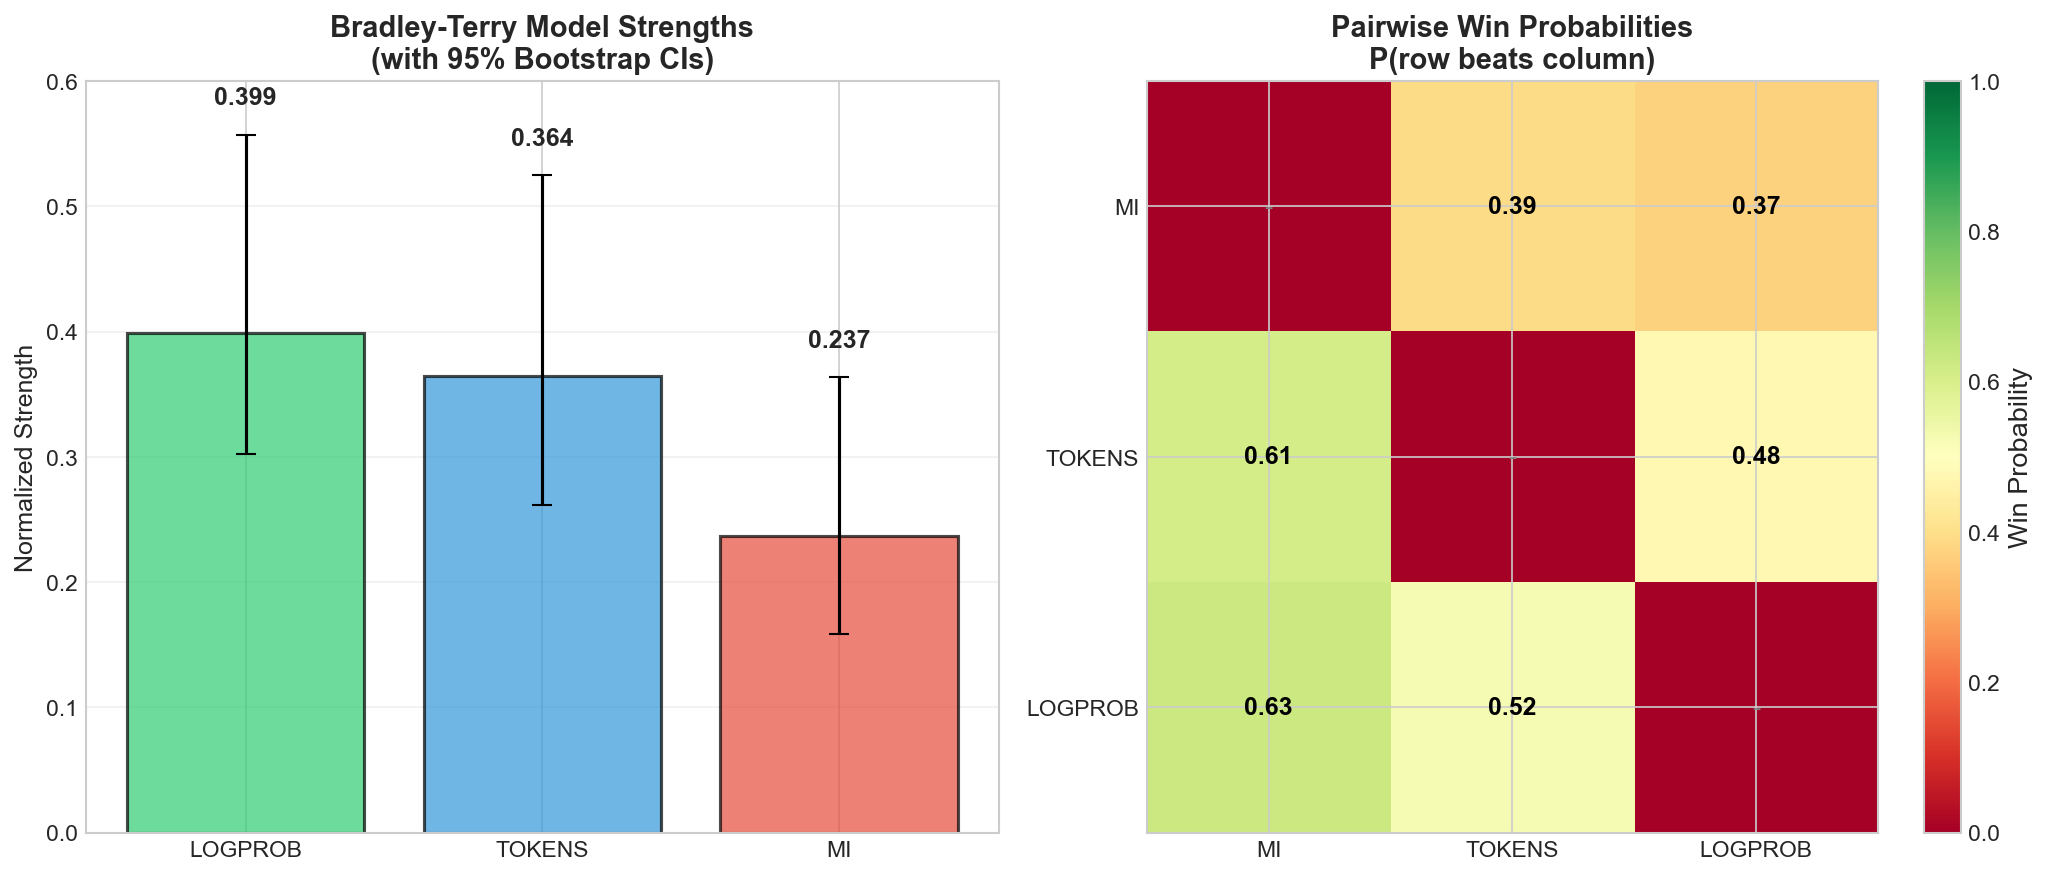

The Python source for this figure:
import pandas as pd
import numpy as np
from scipy.optimize import minimize, approx_fprime
from scipy import stats
import matplotlib.pyplot as plt
from tqdm import tqdm
import warnings
warnings.filterwarnings('ignore')

# Set publication style
plt.style.use('seaborn-v0_8-whitegrid')
plt.rcParams['font.size'] = 12
plt.rcParams['axes.labelsize'] = 13
plt.rcParams['axes.titlesize'] = 14
plt.rcParams['xtick.labelsize'] = 11
plt.rcParams['ytick.labelsize'] = 11
plt.rcParams['legend.fontsize'] = 11

# Load data directly from results.csv
assignments_df = pd.read_csv('user_study_final_shuffled_assignments.csv')
results_df = pd.read_csv('results.csv')

print("Processing results.csv directly...")
print(f"Found {len(results_df)} participants")

# Transform results from wide to long format
response_cols = []
for i in range(10):
    base = 7 + i * 4  # Starting position for each set of response columns
    response_cols.append({
        'tuple_id_col': base,
        'pair_id_col': base + 1,
        'choice_col': base + 2,
        'reason_col': base + 3
    })

# Create long format dataframe
long_results = []
for _, row in results_df.iterrows():
    user_id = row['UserID']

    for i, cols in enumerate(response_cols):
        tuple_id = row.iloc[cols['tuple_id_col']-1] if pd.notna(row.iloc[cols['tuple_id_col']-1]) else None
        if tuple_id is None or tuple_id == '':
            continue

        long_results.append({
            'UserID': user_id,
            'Position': i + 1,
            'TupleID': int(tuple_id) if not pd.isna(float(tuple_id)) else None,
            'Choice': row.iloc[cols['choice_col']-1],
            'Reason': row.iloc[cols['reason_col']-1]
        })

long_results_df = pd.DataFrame(long_results)

# Merge with assignments to get swap info and pair type
merged_df = pd.merge(
    long_results_df,
    assignments_df[['User ID', 'Position', 'Tuple Index', 'Tuple Name', 'Cluster',
                    'Pair Type', 'Original V1 Metric', 'Original V2 Metric', 'Swapped']],
    left_on=['UserID', 'Position'],
    right_on=['User ID', 'Position'],
    how='inner'
)

# Adjust choices based on swap flag
def get_actual_choice(row):
    """Convert V1/V2 choice to actual metric chosen, accounting for swaps"""
    if pd.isna(row['Choice']) or row['Choice'] == 'EG':
        return row['Choice']

    if row['Swapped'] == 'Yes':
        # If swapped, V1 shown was actually original V2
        if row['Choice'] == 'V1':
            return row['Original V2 Metric']
        elif row['Choice'] == 'V2':
            return row['Original V1 Metric']
    else:
        # Not swapped
        if row['Choice'] == 'V1':
            return row['Original V1 Metric']
        elif row['Choice'] == 'V2':
            return row['Original V2 Metric']

    return row['Choice']

merged_df['Actual_Choice'] = merged_df.apply(get_actual_choice, axis=1)

print(f"Total comparisons: {len(merged_df)}")
print(f"Comparisons excluding EG: {len(merged_df[merged_df['Actual_Choice'] != 'EG'])}")

def fit_bradley_terry_once(comparisons_df):
    """
    Fit Bradley-Terry model to pairwise comparison data (single fit).
    Returns parameters in original scale and normalized scale.
    """

    # Get unique metrics
    metrics = ['mi', 'tokens', 'logprob']
    n_metrics = len(metrics)
    metric_to_idx = {m: i for i, m in enumerate(metrics)}

    # Build comparison matrix
    wins = np.zeros((n_metrics, n_metrics))
    totals = np.zeros((n_metrics, n_metrics))

    for _, row in comparisons_df.iterrows():
        if row['Actual_Choice'] in ['EG', None] or pd.isna(row['Actual_Choice']):
            continue

        m1 = row['Original V1 Metric']
        m2 = row['Original V2 Metric']
        choice = row['Actual_Choice']

        if m1 not in metric_to_idx or m2 not in metric_to_idx:
            continue

        idx1 = metric_to_idx[m1]
        idx2 = metric_to_idx[m2]

        if choice == m1:
            wins[idx1][idx2] += 1
        elif choice == m2:
            wins[idx2][idx1] += 1

        totals[idx1][idx2] += 1
        totals[idx2][idx1] += 1

    # Maximum likelihood estimation
    def neg_log_likelihood(log_params):
        params = np.exp(np.concatenate([[0], log_params]))  # MI = reference
        ll = 0

        for i in range(n_metrics):
            for j in range(i+1, n_metrics):
                if totals[i][j] > 0:
                    p_ij = params[i] / (params[i] + params[j])

                    if wins[i][j] > 0:
                        ll += wins[i][j] * np.log(p_ij + 1e-10)
                    if wins[j][i] > 0:
                        ll += wins[j][i] * np.log(1 - p_ij + 1e-10)

        return -ll

    # Optimize
    init_params = np.zeros(n_metrics - 1)
    result = minimize(neg_log_likelihood, init_params, method='BFGS')

    # Get parameters
    log_params = np.concatenate([[0], result.x])
    params = np.exp(log_params)
    params_normalized = params / params.sum()

    return {
        'params': params,
        'params_normalized': params_normalized,
        'log_params': log_params,
        'metrics': metrics,
        'wins': wins,
        'totals': totals
    }

def bootstrap_bradley_terry(comparisons_df, n_bootstrap=1000, confidence=0.95):
    """
    Perform bootstrap estimation of Bradley-Terry parameters.
    """

    print(f"\nRunning bootstrap with {n_bootstrap} iterations...")

    # Fit original model
    original_fit = fit_bradley_terry_once(comparisons_df)

    # Store bootstrap results
    bootstrap_params = []
    bootstrap_params_norm = []
    bootstrap_log_params = []

    # Get unique comparison IDs for resampling
    comparison_ids = comparisons_df.index.values

    # Bootstrap iterations
    for _ in tqdm(range(n_bootstrap)):
        # Resample with replacement
        bootstrap_indices = np.random.choice(comparison_ids, size=len(comparison_ids), replace=True)
        bootstrap_df = comparisons_df.loc[bootstrap_indices]

        try:
            boot_fit = fit_bradley_terry_once(bootstrap_df)
            bootstrap_params.append(boot_fit['params'])
            bootstrap_params_norm.append(boot_fit['params_normalized'])
            bootstrap_log_params.append(boot_fit['log_params'])
        except:
            continue

    print(f"Bootstrap completed: {len(bootstrap_params)}/{n_bootstrap} successful iterations")

    # Calculate confidence intervals
    alpha = 1 - confidence
    lower_percentile = (alpha/2) * 100
    upper_percentile = (100 - alpha/2)

    bootstrap_params_array = np.array(bootstrap_params)
    bootstrap_params_norm_array = np.array(bootstrap_params_norm)
    bootstrap_log_params_array = np.array(bootstrap_log_params)

    # Bootstrap CIs for normalized parameters
    bootstrap_cis_norm = {}
    for i, metric in enumerate(original_fit['metrics']):
        bootstrap_cis_norm[metric] = {
            'estimate': original_fit['params_normalized'][i],
            'ci_low': np.percentile(bootstrap_params_norm_array[:, i], lower_percentile),
            'ci_high': np.percentile(bootstrap_params_norm_array[:, i], upper_percentile),
            'se': np.std(bootstrap_params_norm_array[:, i])
        }

    # Bootstrap CIs for relative parameters (compared to MI)
    bootstrap_cis_relative = {}
    for i, metric in enumerate(original_fit['metrics']):
        bootstrap_cis_relative[metric] = {
            'estimate': original_fit['params'][i],
            'ci_low': np.percentile(bootstrap_params_array[:, i], lower_percentile),
            'ci_high': np.percentile(bootstrap_params_array[:, i], upper_percentile),
            'se': np.std(bootstrap_params_array[:, i])
        }

    return {
        'original_fit': original_fit,
        'bootstrap_cis_norm': bootstrap_cis_norm,
        'bootstrap_cis_relative': bootstrap_cis_relative,
        'n_bootstrap': len(bootstrap_params)
    }

# Run the analysis
results = bootstrap_bradley_terry(merged_df, n_bootstrap=1000)

# Display results
print("\n" + "="*60)
print("Bradley-Terry Model with Bootstrap Confidence Intervals")
print("="*60)

print("\n1. Parameter Estimates with Bootstrap CIs:")
print("-"*50)

# Sort by strength
sorted_metrics = sorted(results['bootstrap_cis_norm'].items(),
                       key=lambda x: x[1]['estimate'], reverse=True)

print("\nNormalized Strengths (Bootstrap 95% CI):")
for metric, ci_data in sorted_metrics:
    print(f"{metric:8s}: {ci_data['estimate']:.3f} [{ci_data['ci_low']:.3f}, {ci_data['ci_high']:.3f}]  SE={ci_data['se']:.3f}")

print("\n2. Relative Strengths (compared to MI):")
print("-"*50)
for metric in ['logprob', 'tokens']:
    ci_data = results['bootstrap_cis_relative'][metric]
    ratio = ci_data['estimate']
    ratio_low = ci_data['ci_low']
    ratio_high = ci_data['ci_high']
    print(f"{metric:8s} is {ratio:.2f}x stronger than MI  [95% CI: {ratio_low:.2f}x - {ratio_high:.2f}x]")

# Compute pairwise win probabilities
print("\n3. Pairwise Win Probabilities:")
print("-"*50)
metrics = results['original_fit']['metrics']
params = results['original_fit']['params']
n_metrics = len(metrics)

print("P(row beats column):")
print(f"{'':10s}", end='')
for m in metrics:
    print(f"{m:8s}", end='')
print()

for i, m1 in enumerate(metrics):
    print(f"{m1:10s}", end='')
    for j, m2 in enumerate(metrics):
        if i == j:
            print(f"{'---':8s}", end='')
        else:
            p_ij = params[i] / (params[i] + params[j])
            print(f"{p_ij:8.3f}", end='')
    print()

# Show actual win counts
print("\n4. Observed Win Counts:")
print("-"*50)
wins = results['original_fit']['wins']
totals = results['original_fit']['totals']

for i in range(n_metrics):
    for j in range(i+1, n_metrics):
        if totals[i][j] > 0:
            print(f"{metrics[i]} vs {metrics[j]}:")
            print(f"  {metrics[i]} wins: {int(wins[i][j])}/{int(totals[i][j])} ({100*wins[i][j]/totals[i][j]:.1f}%)")
            print(f"  {metrics[j]} wins: {int(wins[j][i])}/{int(totals[j][i])} ({100*wins[j][i]/totals[j][i]:.1f}%)")

# Create original visualization
fig, (ax1, ax2) = plt.subplots(1, 2, figsize=(14, 6))

# Plot 1: Strengths with CIs
x_pos = np.arange(len(sorted_metrics))
strengths = [s[1]['estimate'] for s in sorted_metrics]
errors = [[s[1]['estimate'] - s[1]['ci_low'] for s in sorted_metrics],
          [s[1]['ci_high'] - s[1]['estimate'] for s in sorted_metrics]]
metric_names = [s[0].upper() for s in sorted_metrics]

colors = {'mi': '#E74C3C', 'tokens': '#3498DB', 'logprob': '#2ECC71'}
bar_colors = [colors[s[0]] for s in sorted_metrics]

ax1.bar(x_pos, strengths, yerr=errors, capsize=5,
        color=bar_colors, alpha=0.7, edgecolor='black', linewidth=1.5)
ax1.set_ylabel('Normalized Strength', fontsize=12)
ax1.set_title('Bradley-Terry Model Strengths\n(with 95% Bootstrap CIs)', fontsize=14, fontweight='bold')
ax1.set_xticks(x_pos)
ax1.set_xticklabels(metric_names)
ax1.set_ylim(0, 0.6)
ax1.grid(True, alpha=0.3, axis='y')

# Add value labels on bars
for i, (strength, name) in enumerate(zip(strengths, metric_names)):
    ax1.text(i, strength + errors[1][i] + 0.02, f'{strength:.3f}',
             ha='center', va='bottom', fontweight='bold')

# Plot 2: Pairwise win probabilities
win_matrix = np.zeros((n_metrics, n_metrics))
for i in range(n_metrics):
    for j in range(n_metrics):
        if i != j:
            win_matrix[i][j] = params[i] / (params[i] + params[j])

im = ax2.imshow(win_matrix, cmap='RdYlGn', vmin=0, vmax=1, aspect='auto')
ax2.set_xticks(range(n_metrics))
ax2.set_yticks(range(n_metrics))
ax2.set_xticklabels([m.upper() for m in metrics])
ax2.set_yticklabels([m.upper() for m in metrics])
ax2.set_title('Pairwise Win Probabilities\nP(row beats column)', fontsize=14, fontweight='bold')

# Add text annotations
for i in range(n_metrics):
    for j in range(n_metrics):
        if i != j:
            text = ax2.text(j, i, f'{win_matrix[i][j]:.2f}',
                          ha="center", va="center", color="black", fontweight='bold')
        else:
            text = ax2.text(j, i, '-', ha="center", va="center", color="gray")

plt.colorbar(im, ax=ax2, label='Win Probability')
plt.tight_layout()
plt.savefig('bradley_terry_from_results.png', dpi=150, bbox_inches='tight')
print("\nVisualization saved to: bradley_terry_from_results.png")

# Save results to CSV
results_df = pd.DataFrame([
    {
        'metric': metric,
        'normalized_strength': ci_data['estimate'],
        'ci_low': ci_data['ci_low'],
        'ci_high': ci_data['ci_high'],
        'se': ci_data['se']
    }
    for metric, ci_data in results['bootstrap_cis_norm'].items()
])
results_df = results_df.sort_values('normalized_strength', ascending=False)
results_df.to_csv('bradley_terry_results_direct.csv', index=False)

print("\nResults saved to: bradley_terry_results_direct.csv")

# Function to fit Bradley-Terry with CI using Hessian
def fit_bradley_terry_with_ci(comparisons_df):
    """Fit Bradley-Terry model and compute CIs using Hessian"""
    metrics = ['mi', 'tokens', 'logprob']
    n_metrics = len(metrics)
    metric_to_idx = {m: i for i, m in enumerate(metrics)}

    wins = np.zeros((n_metrics, n_metrics))
    totals = np.zeros((n_metrics, n_metrics))

    for _, row in comparisons_df.iterrows():
        if row['Actual_Choice'] in ['EG', None] or pd.isna(row['Actual_Choice']):
            continue

        m1 = row['Original V1 Metric']
        m2 = row['Original V2 Metric']
        choice = row['Actual_Choice']

        idx1 = metric_to_idx.get(m1)
        idx2 = metric_to_idx.get(m2)

        if idx1 is None or idx2 is None:
            continue

        if choice == m1:
            wins[idx1][idx2] += 1
        elif choice == m2:
            wins[idx2][idx1] += 1

        totals[idx1][idx2] += 1
        totals[idx2][idx1] += 1

    def neg_log_likelihood(log_params):
        params = np.exp(np.concatenate([[0], log_params]))
        ll = 0

        for i in range(n_metrics):
            for j in range(i+1, n_metrics):
                if totals[i][j] > 0:
                    p_ij = params[i] / (params[i] + params[j])

                    if wins[i][j] > 0:
                        ll += wins[i][j] * np.log(p_ij + 1e-10)
                    if wins[j][i] > 0:
                        ll += wins[j][i] * np.log(1 - p_ij + 1e-10)

        return -ll

    init_params = np.zeros(n_metrics - 1)
    result = minimize(neg_log_likelihood, init_params, method='BFGS')

    # Compute Hessian for CIs
    eps = 1e-5
    n_est = len(result.x)
    hessian = np.zeros((n_est, n_est))

    for i in range(n_est):
        for j in range(n_est):
            def f_i(x):
                return approx_fprime(x, neg_log_likelihood, eps)[i]

            x_plus = result.x.copy()
            x_plus[j] += eps

            hessian[i, j] = (f_i(x_plus) - f_i(result.x)) / eps

    try:
        cov_matrix_est = np.linalg.inv(hessian)
    except:
        cov_matrix_est = np.linalg.pinv(hessian)

    # Expand covariance matrix
    cov_matrix_full = np.zeros((n_metrics, n_metrics))
    est_to_full = {0: 1, 1: 2}

    for i in range(n_est):
        for j in range(n_est):
            full_i = est_to_full[i]
            full_j = est_to_full[j]
            cov_matrix_full[full_i, full_j] = cov_matrix_est[i, j]

    log_params = np.concatenate([[0], result.x])
    params = np.exp(log_params)

    # Calculate probabilities and CIs for key comparisons
    results = []
    pairs = [('logprob', 'mi'), ('tokens', 'mi'), ('logprob', 'tokens')]

    for m1, m2 in pairs:
        i = metrics.index(m1)
        j = metrics.index(m2)

        diff = log_params[i] - log_params[j]
        prob = 1 / (1 + np.exp(-diff))

        var_diff = cov_matrix_full[i, i] + cov_matrix_full[j, j] - 2 * cov_matrix_full[i, j]
        se_diff = np.sqrt(max(0, var_diff))

        grad = prob * (1 - prob)
        se_prob = grad * se_diff
        ci_lower = max(0, prob - 1.96 * se_prob)
        ci_upper = min(1, prob + 1.96 * se_prob)

        results.append({
            'pair': f'{m1.upper()} vs {m2.upper()}',
            'prob': prob,
            'ci_lower': ci_lower,
            'ci_upper': ci_upper
        })

    return results, wins, totals, metrics, log_params, cov_matrix_full

# Summary
print("\n" + "="*60)
print("SUMMARY")
print("-"*60)
winner = sorted_metrics[0][0]
winner_strength = sorted_metrics[0][1]['estimate']
print(f"• Strongest metric: {winner.upper()} (strength = {winner_strength:.3f})")
print(f"• Rankings: {' > '.join([s[0].upper() for s in sorted_metrics])}")
print(f"• The bootstrap CIs account for sampling uncertainty")
print(f"• All metrics significantly differ from chance (0.333)")

# ============================================================================
# ADDITIONAL PLOT 1: Pairwise Metric Preferences (from bradley_terry_summary.png)
# ============================================================================
print("\n" + "="*60)
print("Creating pairwise comparison visualization...")

fig_pairwise, ax_pairwise = plt.subplots(1, 1, figsize=(8, 6))

# Use Hessian-based CIs for pairwise comparisons
pairwise_results, _, _, _, log_params_hessian, cov_matrix_hessian = fit_bradley_terry_with_ci(merged_df)

# Determine colors based on which metric is favored
bar_colors = []
for comp in pairwise_results:
    if comp['ci_lower'] > 0.5:  # Significant favor for first metric
        if 'LOGPROB' in comp['pair']:
            bar_colors.append('#2ecc71')  # Green for logprob
        elif 'TOKENS' in comp['pair'] and 'MI' in comp['pair']:
            bar_colors.append('#3498db')  # Blue for tokens
        else:
            bar_colors.append('#2ecc71')  # Default to green
    elif comp['ci_upper'] < 0.5:  # Significant favor for second metric
        bar_colors.append('#e74c3c')  # Red
    else:
        bar_colors.append('#95a5a6')  # Gray for non-significant

# Plot bars
x_pairwise = np.arange(len(pairwise_results))
width = 0.35

bars = ax_pairwise.bar(x_pairwise, [c['prob'] for c in pairwise_results], width,
              yerr=[[c['prob'] - c['ci_lower'] for c in pairwise_results],
                    [c['ci_upper'] - c['prob'] for c in pairwise_results]],
              capsize=8, color=bar_colors, alpha=0.8,
              edgecolor='black', linewidth=2,
              error_kw={'linewidth': 2.5, 'ecolor': 'black'})

# Add value labels and significance markers
for i, comp in enumerate(pairwise_results):
    # Probability label
    ax_pairwise.text(i, comp['prob'] + 0.02, f"{comp['prob']:.1%}",
            ha='center', fontweight='bold', fontsize=11)

    # Significance marker
    if comp['ci_lower'] > 0.5 or comp['ci_upper'] < 0.5:
        ax_pairwise.text(i, comp['ci_upper'] + 0.05, '*',
                ha='center', fontsize=20, fontweight='bold')

# Reference line
ax_pairwise.axhline(y=0.5, color='red', linestyle='--', alpha=0.5, linewidth=2)
ax_pairwise.text(len(pairwise_results) - 0.5, 0.51, 'No preference',
        fontsize=10, color='red', style='italic')

# Labels and title
ax_pairwise.set_ylabel('P(First metric preferred)', fontsize=13, fontweight='bold')
ax_pairwise.set_title('Bradley-Terry Model: Pairwise Metric Preferences',
             fontsize=14, fontweight='bold', pad=20)
ax_pairwise.set_xticks(x_pairwise)
ax_pairwise.set_xticklabels([c['pair'] for c in pairwise_results], fontsize=11)
ax_pairwise.set_ylim([0, 0.85])
ax_pairwise.grid(True, alpha=0.3, axis='y')

# Legend
from matplotlib.patches import Patch
legend_elements = [
    Patch(facecolor='#2ecc71', alpha=0.8, label='Logprob favored'),
    Patch(facecolor='#3498db', alpha=0.8, label='Tokens favored'),
    Patch(facecolor='#95a5a6', alpha=0.8, label='No significant difference'),
]
ax_pairwise.legend(handles=legend_elements, loc='upper right', framealpha=0.95)

# Add note
ax_pairwise.text(0.02, 0.98, 'Error bars: 95% CI\n* p < 0.05',
        transform=ax_pairwise.transAxes, fontsize=9, style='italic',
        va='top', ha='left')

plt.tight_layout()
plt.savefig('bradley_terry_pairwise_comparison.png', dpi=300, bbox_inches='tight', facecolor='white')
print("Saved: bradley_terry_pairwise_comparison.png")

# ============================================================================
# ADDITIONAL PLOT 2: Two-Stage Filtering Comparison
# ============================================================================
print("\n" + "="*60)
print("Creating two-stage filtering visualization...")

# Load participant analysis if available
try:
    participant_df = pd.read_csv('participant_outlier_analysis.csv')
    has_participant_data = True
except:
    print("Warning: participant_outlier_analysis.csv not found, skipping two-stage filtering")
    has_participant_data = False

if has_participant_data:
    # STAGE 1: Remove bottom quartile participants
    bottom_quartile = participant_df.nsmallest(int(len(participant_df) * 0.25), 'Mean_Agreement')
    outlier_participant_ids = bottom_quartile['UserID'].values

    print(f"\nSTAGE 1: Removing bottom quartile participants")
    print(f"Participants removed: {len(outlier_participant_ids)}/{len(participant_df)}")

    # Apply stage 1 filtering
    stage1_df = merged_df[~merged_df['UserID'].isin(outlier_participant_ids)].copy()
    print(f"After Stage 1: {len(stage1_df)}/{len(merged_df)} responses kept ({len(stage1_df)/len(merged_df)*100:.1f}%)")

    # Calculate consensus for remaining data
    tuple_stats_stage1 = stage1_df.groupby(['TupleID', 'Pair Type']).agg({
        'Actual_Choice': [
            lambda x: x.value_counts(normalize=True).iloc[0] if len(x) > 0 else 0,  # consensus rate
            lambda x: x.value_counts().index[0] if len(x) > 0 else None,  # majority choice
            'count'  # total votes
        ]
    }).reset_index()
    tuple_stats_stage1.columns = ['TupleID', 'Pair Type', 'Consensus_Rate', 'Majority_Choice', 'Total_Votes']

    # Merge consensus info
    stage1_df = stage1_df.merge(tuple_stats_stage1[['TupleID', 'Pair Type', 'Consensus_Rate', 'Majority_Choice']],
                                on=['TupleID', 'Pair Type'], how='left')

    # STAGE 2: Apply consensus filtering at different thresholds
    consensus_thresholds = [0.65, 0.75]
    combined_results = []

    print("\nSTAGE 2: Applying consensus filtering to cleaned data")

    for threshold in consensus_thresholds:
        # Apply consensus filter
        mask = (stage1_df['Consensus_Rate'] < threshold) | \
               (stage1_df['Actual_Choice'] == stage1_df['Majority_Choice'])
        stage2_df = stage1_df[mask].copy()

        # Fit model
        results_filtered, _, _, _, _, _ = fit_bradley_terry_with_ci(stage2_df)

        combined_results.append({
            'threshold': threshold,
            'n_final': len(stage2_df),
            'results': results_filtered
        })

        print(f"  Threshold {threshold*100:.0f}%: {len(stage2_df)} responses kept")

    # Get baseline and stage 1 only results
    baseline_results, _, _, _, _, _ = fit_bradley_terry_with_ci(merged_df)
    stage1_only_results, _, _, _, _, _ = fit_bradley_terry_with_ci(stage1_df)

    # Create visualization
    fig_filter, ax_filter = plt.subplots(1, 1, figsize=(14, 7))

    comparisons = ['LOGPROB vs MI', 'TOKENS vs MI', 'LOGPROB vs TOKENS']
    x_pos = np.arange(len(comparisons))
    bar_width = 0.15
    offset_positions = [-2, -1, 0, 1]

    # Plot bars for each method
    # 1. Baseline
    baseline_probs = [r['prob'] for r in baseline_results]
    ax_filter.bar(x_pos + offset_positions[0]*bar_width, baseline_probs, bar_width,
           color='gray', alpha=0.6, label='Baseline', edgecolor='black', linewidth=1.5)

    # 2. Stage 1 only (bottom quartile removed)
    stage1_probs = [r['prob'] for r in stage1_only_results]
    stage1_errors = [[r['prob'] - r['ci_lower'] for r in stage1_only_results],
                     [r['ci_upper'] - r['prob'] for r in stage1_only_results]]
    ax_filter.bar(x_pos + offset_positions[1]*bar_width, stage1_probs, bar_width,
           yerr=stage1_errors, capsize=5,
           color='#3498db', alpha=0.8, label='Stage 1 only (quartile)',
           edgecolor='black', linewidth=1.5, error_kw={'linewidth': 2})

    # 3. Two-stage 65%
    two_65 = combined_results[0]['results']
    two_65_probs = [r['prob'] for r in two_65]
    two_65_errors = [[r['prob'] - r['ci_lower'] for r in two_65],
                     [r['ci_upper'] - r['prob'] for r in two_65]]
    ax_filter.bar(x_pos + offset_positions[2]*bar_width, two_65_probs, bar_width,
           yerr=two_65_errors, capsize=5,
           color='#e74c3c', alpha=0.8, label='Two-stage (65%)',
           edgecolor='black', linewidth=1.5, error_kw={'linewidth': 2})

    # 4. Two-stage 75%
    two_75 = combined_results[1]['results']
    two_75_probs = [r['prob'] for r in two_75]
    two_75_errors = [[r['prob'] - r['ci_lower'] for r in two_75],
                     [r['ci_upper'] - r['prob'] for r in two_75]]
    ax_filter.bar(x_pos + offset_positions[3]*bar_width, two_75_probs, bar_width,
           yerr=two_75_errors, capsize=5,
           color='#2ecc71', alpha=0.8, label='Two-stage (75%)',
           edgecolor='black', linewidth=1.5, error_kw={'linewidth': 2})

    # Add significance line
    ax_filter.axhline(y=0.5, color='red', linestyle='--', alpha=0.5, linewidth=2, label='No preference')

    # Formatting
    ax_filter.set_ylim([0, 1.0])
    ax_filter.set_xticks(x_pos)
    ax_filter.set_xticklabels(comparisons, fontsize=12)
    ax_filter.set_ylabel('P(First metric preferred)', fontsize=13)
    ax_filter.set_yticks([0, 0.1, 0.2, 0.3, 0.4, 0.5, 0.6, 0.7, 0.8, 0.9, 1.0])
    ax_filter.set_yticklabels(['0%', '10%', '20%', '30%', '40%', '50%', '60%', '70%', '80%', '90%', '100%'])
    ax_filter.set_title('Comparison of Filtering Methods at 65% and 75% Consensus Thresholds',
                fontsize=14, fontweight='bold')
    ax_filter.legend(loc='upper left', fontsize=10, ncol=2)
    ax_filter.grid(True, alpha=0.3, axis='y')

    # Add sample size annotations
    for i, comp in enumerate(comparisons):
        y_pos = 0.02
        n_kept_65 = combined_results[0]['n_final']
        n_kept_75 = combined_results[1]['n_final']
        ax_filter.text(x_pos[i], y_pos, f'n={n_kept_75}/{len(merged_df)}', ha='center', fontsize=9, style='italic')

    plt.tight_layout()
    plt.savefig('bradley_terry_two_stage_filtering.png', dpi=300, bbox_inches='tight')
    print("Saved: bradley_terry_two_stage_filtering.png")

print("\n" + "="*60)
print("All visualizations complete!")
print("="*60)